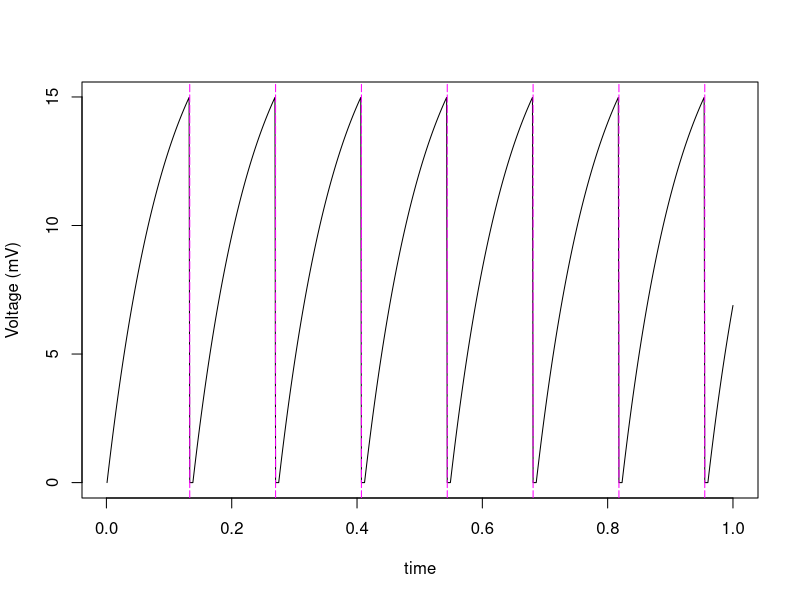

This chart was generated by the following R code:
# Noah Gundotra (MSN) 12-5-16
# Main Script (run this one first)
#   Responsible for setting up basic cell simulation.
#   We created a function to simulate a neuron and a
#   function to retroactively find, record, and plot spikes.
#   These functions are simulateLIF and getSpike.
#
# To simulate a cell and plot it, conjoin the two calls
# ex getSpike(simulateLIF(10, 5, 20, FALSE)) 
#     gives you an array of times where the neuron spiked
#     and plots the neuron's voltage over the simulation time
#
# Running the whole script will give you a basic example
#

# simulateLIF
#         returns an array of recorded voltage of a simulated neuron
#         dt = 0.0105 and iter = 1000 --> ~100 ms in real time
#         (approximated using Brian code in paper)
simulateLIF = function(milliseconds,
                       absRefractory = 5,
                       stimDefault = 20,
                       randomI = FALSE) { # returns v
  # iter            - time (no units)
  # absRefractory   - time of refractory (no units)
  iter = milliseconds*1000
  v = array(0, iter) # voltage (mV)
  if(randomI) {
    stim = rnorm(iter, mean = stimDefault, sd = 5) # randomStim is normally distributed sample
  } else {
    stim = array(stimDefault, iter)
  }
  dt = .0105                # seemed like a good value
  R = 1                   # resistance
  T = 1                   # time membrane onstant
  refractory = 0          # set to 0 (assuming neuron hasn't spiked b4 simulation start)
  c = 1                   # index
  
  while (c < iter) {
    if (refractory <= 0) {
      # this sets up refractory period
      dv = ((-v[c] + R * stim[c]) / T) * dt
      v[c + 1] = v[c] + dv
    }
    else {
      refractory = refractory - 1
    }
    if (v[c + 1] > 15) {
      v[c + 1] = 0
      refractory = absRefractory
    }
    c = c + 1 #reset voltage when it gets to 15
  }                                     #loop for 5 iterations
  return(v)
}
# getSpike
#         takes in an array of voltages (from simulateLIF)
#         records spike when v = 0
#         returns spike times + plots spike times
getSpike = function(voltHist, plot_on=TRUE) {
  iter = length(voltHist)
  if(plot_on) {
    plot((1:iter) / iter,
         voltHist,
         type = 'l',
         xlab = "time",
         ylab = "Voltage (mV)")
  }
  spikeTimes = array(0)
  for(i in 2:iter) {
    if (voltHist[i] == 0 && voltHist[i-1] > 0) {
      spikeTimes = c(spikeTimes, i)
      if(plot_on) {
        abline(v = i / iter, lty=23, col = 'magenta')
      }
    }
  }
  return(spikeTimes)
}

# First simulating a neuron
# Then getting where it spiked
#     since plot_on is set to True by default, 
#     getSpike will plot the spikes on the graph
num_iter = 1000
vHistory = simulateLIF(1)
sHistory = getSpike(vHistory)
